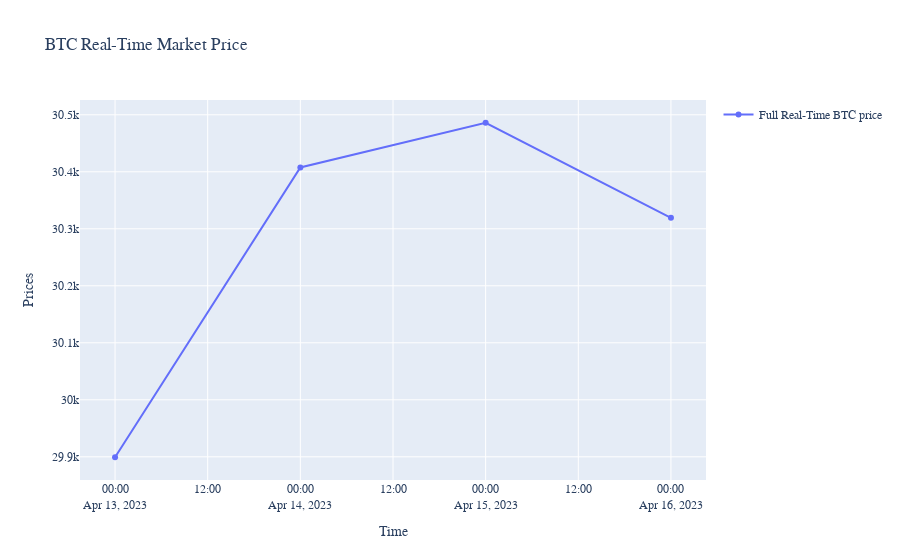

Here is the notebook cell this chart was saved with:
### Code cell
# visualize the value as time series for real-time data
realPano = btcRealDf.copy()
realPano = realPano.resample('D', on='timestamp')[['values']].mean()
fig = go.Figure()
fig.add_trace(go.Scatter(x=realPano.index, y=realPano['values'],name='Full Real-Time BTC price'))
fig.update_layout(showlegend=True,title="BTC Real-Time Market Price",xaxis_title="Time",yaxis_title="Prices",font=dict(family="Courier New, monospace"))
fig.show()

### Figure 1 — Plotly figure (JSON) as saved in the notebook; plotly's stock layout.template omitted (floating-point values rounded to 4 significant figures)
{"data": [{"name": "Full Real-Time BTC price", "type": "scatter", "x": ["2023-04-13T00:00:00", "2023-04-14T00:00:00", "2023-04-15T00:00:00", "2023-04-16T00:00:00"], "y": [29900.0, 30410.0, 30490.0, 30320.0]}], "layout": {"font": {"family": "Courier New, monospace"}, "showlegend": true, "title": {"text": "BTC Real-Time Market Price"}, "xaxis": {"title": {"text": "Time"}}, "yaxis": {"title": {"text": "Prices"}}}}
